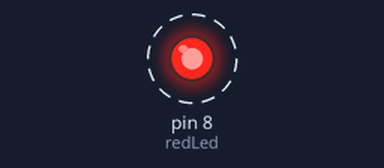
Bench run of a sketch on a simulated Arduino Uno, built with avr-gcc and run on an emulated ATmega328P. Parts: output pins drawn as LEDs (lit = HIGH). Dashed ring = blinking.

Above: at 0.2 s.
Timing chart, 0 to 3.0 s (numbered marks = the images above):
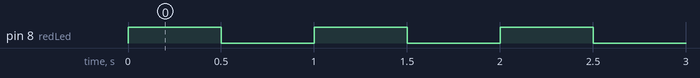

The sketch:

basic-arduino.ino
```cpp
//digitalWrite = los valores son 0 o 1 que es lo mismo que LOW o HIGH
//analogWrite = los valores son de 0 a 255 puede varias el voltaje a enviar (al escribir) |

int redLed = 8;
int delayTime = 500;

void alternateLed (int pin, int delayTime) {

  digitalWrite(pin,HIGH);
  delay(delayTime);
  digitalWrite(pin,LOW);
  delay(delayTime);

}

void setup() {

  // primero recibe el pin y despues que se va a hacer (INPUT o OUTPUT)
  pinMode(redLed, OUTPUT);
  // inicializar Serial (consola) y poner el valor de 9600 por defecto
  Serial.begin(9600);

}

void loop() {

  alternateLed(redLed, delayTime);

}
```

Measured:
- by itself, pin 8 (redLed): alternates HIGH for 0.50 s and LOW for 0.50 s
